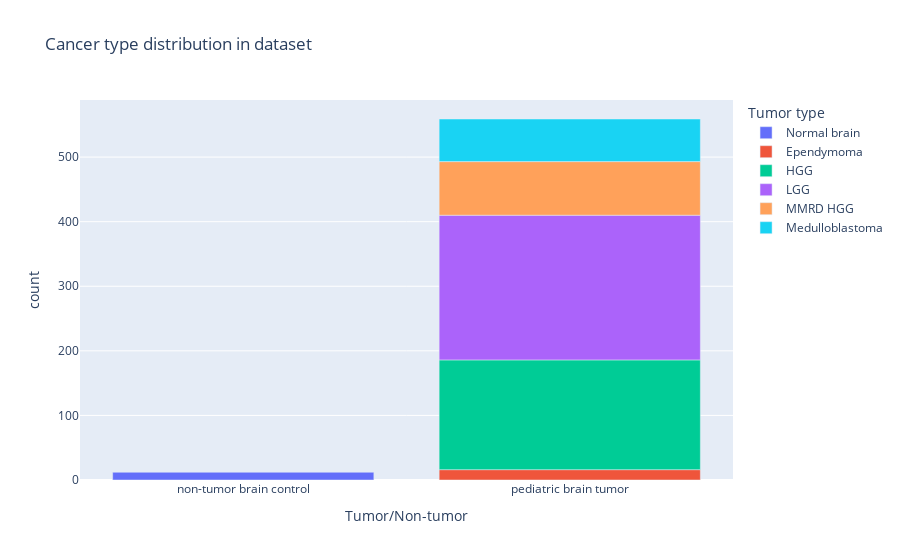

Source (notebook cell):
### Code cell
# plot distribution
cat_distribution = df_labels.groupby(['Tumor/Non-tumor','Tumor type']).size().reset_index(name='count')
fig = px.bar(cat_distribution, x="Tumor/Non-tumor", y="count", color="Tumor type", title="Cancer type distribution in dataset")
fig.show()

### Figure 1 — Plotly figure (JSON) as saved in the notebook; plotly's stock layout.template omitted (floating-point values rounded to 4 significant figures)
{"data": [{"alignmentgroup": "True", "hovertemplate": "Tumor type=Normal brain<br>Tumor/Non-tumor=%{x}<br>count=%{y}<extra></extra>", "legendgroup": "Normal brain", "marker": {"color": "#636efa", "pattern": {"shape": ""}}, "name": "Normal brain", "offsetgroup": "Normal brain", "orientation": "v", "showlegend": true, "textposition": "auto", "type": "bar", "x": ["non-tumor brain control"], "xaxis": "x", "y": [12], "yaxis": "y"}, {"alignmentgroup": "True", "hovertemplate": "Tumor type=Ependymoma<br>Tumor/Non-tumor=%{x}<br>count=%{y}<extra></extra>", "legendgroup": "Ependymoma", "marker": {"color": "#EF553B", "pattern": {"shape": ""}}, "name": "Ependymoma", "offsetgroup": "Ependymoma", "orientation": "v", "showlegend": true, "textposition": "auto", "type": "bar", "x": ["pediatric brain tumor"], "xaxis": "x", "y": [16], "yaxis": "y"}, {"alignmentgroup": "True", "hovertemplate": "Tumor type=HGG<br>Tumor/Non-tumor=%{x}<br>count=%{y}<extra></extra>", "legendgroup": "HGG", "marker": {"color": "#00cc96", "pattern": {"shape": ""}}, "name": "HGG", "offsetgroup": "HGG", "orientation": "v", "showlegend": true, "textposition": "auto", "type": "bar", "x": ["pediatric brain tumor"], "xaxis": "x", "y": [170], "yaxis": "y"}, {"alignmentgroup": "True", "hovertemplate": "Tumor type=LGG<br>Tumor/Non-tumor=%{x}<br>count=%{y}<extra></extra>", "legendgroup": "LGG", "marker": {"color": "#ab63fa", "pattern": {"shape": ""}}, "name": "LGG", "offsetgroup": "LGG", "orientation": "v", "showlegend": true, "textposition": "auto", "type": "bar", "x": ["pediatric brain tumor"], "xaxis": "x", "y": [224], "yaxis": "y"}, {"alignmentgroup": "True", "hovertemplate": "Tumor type=MMRD HGG<br>Tumor/Non-tumor=%{x}<br>count=%{y}<extra></extra>", "legendgroup": "MMRD HGG", "marker": {"color": "#FFA15A", "pattern": {"shape": ""}}, "name": "MMRD HGG", "offsetgroup": "MMRD HGG", "orientation": "v", "showlegend": true, "textposition": "auto", "type": "bar", "x": ["pediatric brain tumor"], "xaxis": "x", "y": [83], "yaxis": "y"}, {"alignmentgroup": "True", "hovertemplate": "Tumor type=Medulloblastoma<br>Tumor/Non-tumor=%{x}<br>count=%{y}<extra></extra>", "legendgroup": "Medulloblastoma", "marker": {"color": "#19d3f3", "pattern": {"shape": ""}}, "name": "Medulloblastoma", "offsetgroup": "Medulloblastoma", "orientation": "v", "showlegend": true, "textposition": "auto", "type": "bar", "x": ["pediatric brain tumor"], "xaxis": "x", "y": [66], "yaxis": "y"}], "layout": {"barmode": "relative", "legend": {"title": {"text": "Tumor type"}, "tracegroupgap": 0}, "title": {"text": "Cancer type distribution in dataset"}, "xaxis": {"anchor": "y", "domain": [0, 1], "title": {"text": "Tumor/Non-tumor"}}, "yaxis": {"anchor": "x", "domain": [0, 1], "title": {"text": "count"}}}}
